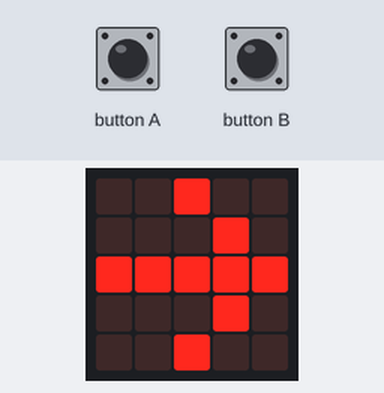
This program was run on a simulated BBC micro:bit running MicroPython. Parts: the board's 5×5 LED display. The test bench sets the inputs (shaded band).

Above: at 1.2 s.
1.3 s: button A pressed for 0.15 s
At 2.7 s:
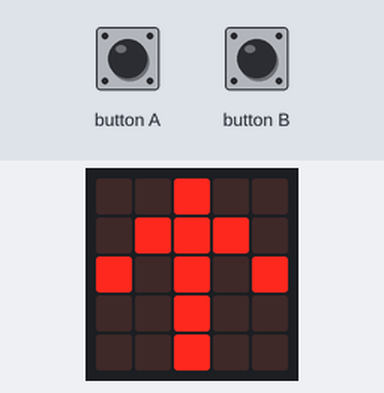
3.0 s: button A pressed for 1 s
At 3.9 s:
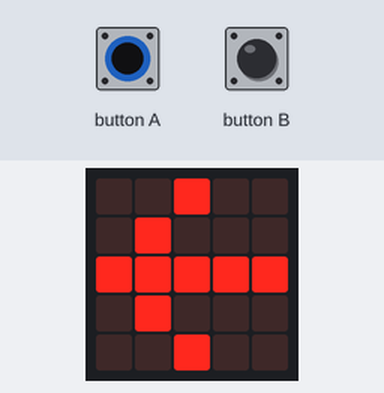
5.5 s: button A pressed for 0.15 s
At 5.9 s:
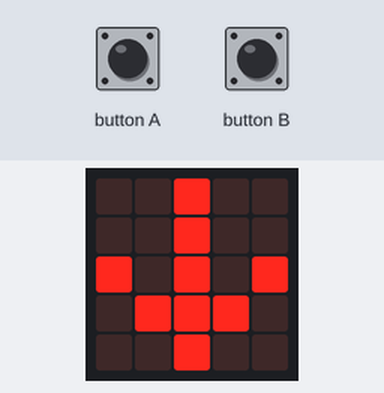
7.1 s: button A pressed for 3.2 s
At 8.6 s:
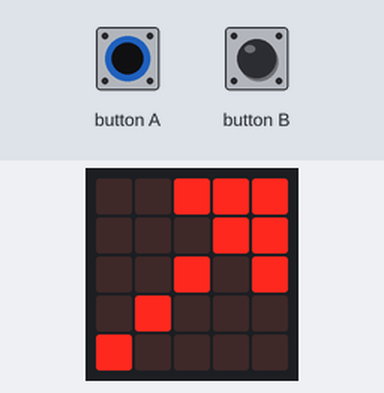
11.8 s: button A pressed for 0.15 s
At 13.2 s:
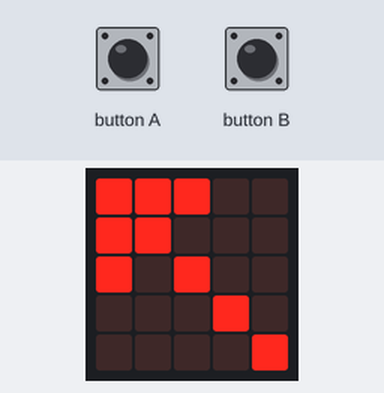
13.5 s: button A pressed for 1 s
At 14.5 s:
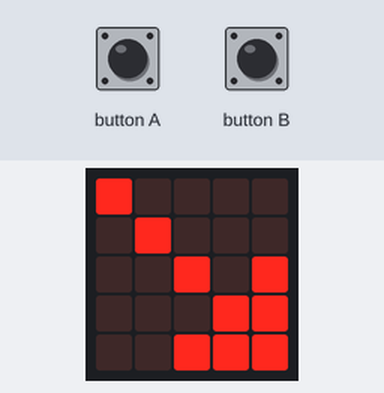
Timing chart, 0 to 16.5 s (numbered marks = the images above; inputs shaded):
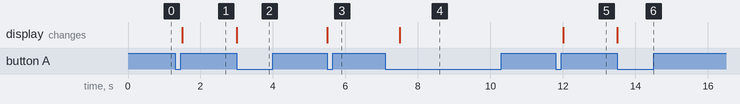

Measured:
- after the input at 1.3 s, the display: changes after 0.20 s (image 1)
- after the input at 3.0 s, the display: changes at once (image 2)
- after the input at 5.5 s, the display: changes at once (image 3)
- after the input at 7.1 s, the display: changes after 0.40 s (image 4)
- after the input at 11.8 s, the display: changes after 0.21 s (image 5)
- after the input at 13.5 s, the display: changes at once (image 6)

The program:

Ej3b.py
```python
# Imports go at the top
from microbit import *

i = 0
imagenes = [Image.ARROW_E,Image.ARROW_N,Image.ARROW_W,Image.ARROW_S,Image.ARROW_NE,Image.ARROW_NW,Image.ARROW_SE,Image.ARROW_SW]

while True:
    if button_a.get_presses():
        i = i+1
    elif button_b.get_presses():
        i = i-1
    if i>len(imagenes):
        i = 1
    elif i<0:
        i = len(imagenes)-1
    else:
        display.show(imagenes[i])
        sleep(500)
```
